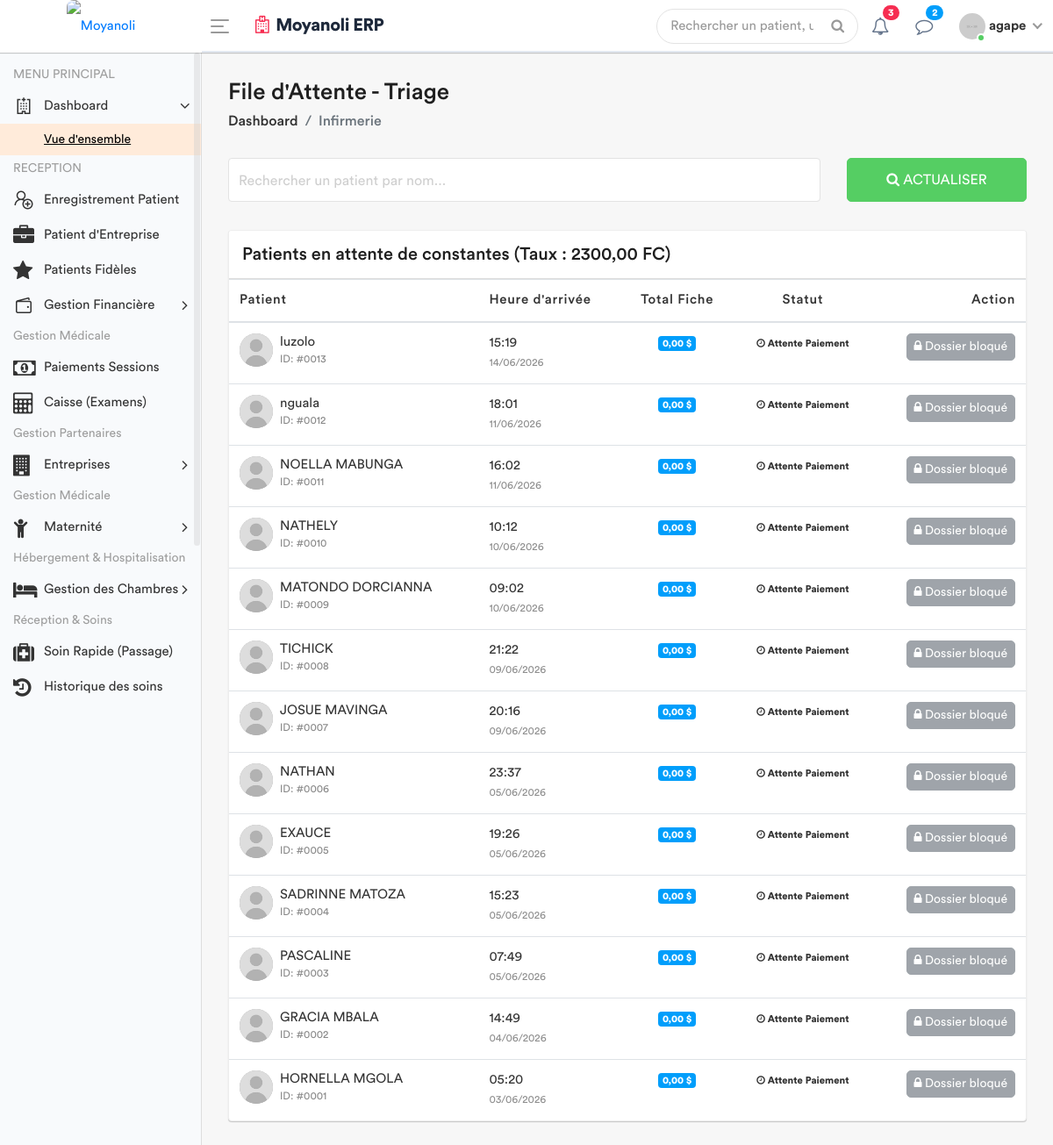
The app's page /infirmerie/attente/ (signed in), older data.
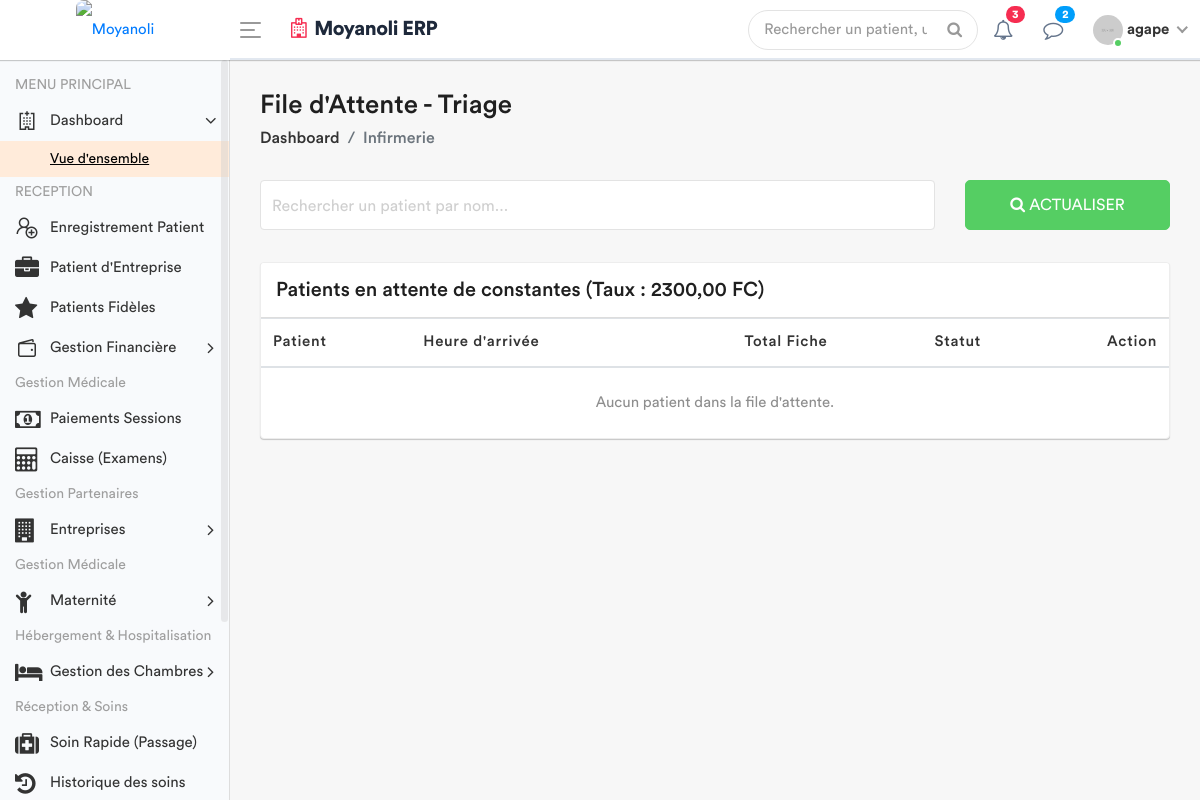
The same page, newer data.
### apps/models.py (models this page shows, shortened)
class Patient(models.Model):
    TYPE_CHOICES = [
        ('SIMPLE', 'Patient Simple'),
        ('FIDELE', 'Patient Fidèle'),
        ('CONVENTIONNE', 'Patient Conventionné'),
    ]
    code_patient = models.CharField(max_length=20, unique=True, editable=False)
    noms = models.CharField(max_length=100)
    service = models.ForeignKey('Service', on_delete=models.PROTECT, related_name='patients', null=True)
    sexe = models.CharField(max_length=1, choices=[('M', 'Masculin'), ('F', 'Féminin')])
    age = models.CharField(max_length=30)
    adresse = models.TextField()
    telephone = models.CharField(max_length=20)
    type_patient = models.CharField(max_length=15, choices=TYPE_CHOICES, default='SIMPLE')
    a_carte_fidelite = models.BooleanField(default=False, verbose_name="Possède carte de fidélité")
    entreprise = models.ForeignKey(
        'Entreprise',
        on_delete=models.SET_NULL,
        null=True,
        blank=True,
        related_name='patients',
        verbose_name="Entreprise (si conventionné)"
    )
    fiche_payee = models.BooleanField(default=False)
    created_by = models.ForeignKey(User, on_delete=models.SET_NULL, null=True, related_name='patients_crees')
    date_creation = models.DateTimeField(auto_now_add=True)
    date_modification = models.DateTimeField(auto_now=True)

### apps/views.py (the view)
# urls.py: path('infirmerie/attente/', views.liste_attente_triage, name='liste_attente_triage'),
@login_required
def liste_attente_triage(request):
    config = ConfigurationHopital.objects.first()
    taux = config.taux_usd_en_cdf if config else 2300.00
    patients_liste = Patient.objects.all().order_by('-date_creation')
    for patient in patients_liste:
        paiements = Paiement.objects.filter(patient=patient, service='FICHE')
        total_usd = 0
        for p in paiements:
            if p.devise == 'USD':
                total_usd += p.montant_verse
            else:
                total_usd += (p.montant_verse / taux)
        patient.total_fiche_usd = total_usd
        patient.a_solde_fiche = total_usd >= 6.00
        patient.a_signes_vitaux_deja_pris = SigneVital.objects.filter(patient=patient).exists()
    role = Fonction.objects.filter(userKey=request.user).first()
    fonctionKey = role.fonctionKey.roleName if role else None
    return render(request, 'back-end/infirmerie/liste_attente.html', {
        'patients': patients_liste,
        'taux': taux,
        'fonctionKey': fonctionKey
    })

### apps/templates/back-end/infirmerie/liste_attente.html (shortened to what the changed rows need)
<!DOCTYPE html>
{% load static %}
<html lang="fr">
    <head>
        {% include 'back-end/includes/css.html' %}
    </head>
    <body>
        <div class="main-wrapper">
            <div class="page-wrapper">
                <div class="content container-fluid">
                    <div class="card card-table mt-3">
                        <div class="card-body">
                            <div class="table-responsive">
                                <table class="table table-hover table-center mb-0" id="patientTable">
                                    <thead>
                                        <tr>
                                            <th>Patient</th>
                                            <th>Heure d'arrivée</th>
                                            <th class="text-center">Total Fiche</th>
                                            <th class="text-center">Statut</th>
                                            <th class="text-right">Action</th>
                                        </tr>
                                    </thead>
                                    <tbody>
                                        {% for patient in patients %}
                                        <tr>
                                            <td>
                                                <h2 class="table-avatar">
                                                    <a href="#" class="avatar avatar-sm mr-2">
                                                        <img class="avatar-img rounded-circle" src="{% static 'back-end/assets/img/user.jpg' %}" alt="User">
                                                    </a>
                                                    <a href="#">{{ patient.noms }} <span>ID: #{{ patient.id|stringformat:"04d" }}</span></a>
                                                </h2>
                                            </td>
                                            <td>{{ patient.date_creation|date:"H:i" }} <br><small class="text-muted">{{ patient.date_creation|date:"d/m/Y" }}</small></td>
                                            <td class="text-center">
                                                <span class="badge badge-info">{{ patient.total_fiche_usd|floatformat:2 }} $</span>
                                            </td>
                                            <td class="text-center">
                                                {% if patient.a_solde_fiche %}
                                                    <span class="badge badge-success-border"><i class="fa fa-check-circle"></i> Prêt pour triage</span>
                                                {% else %}
                                                    <span class="badge badge-danger-border"><i class="fa fa-clock-o"></i> Attente Paiement</span>
                                                {% endif %}
                                            </td>
                                            <td class="text-right">
                                                {% if not patient.a_solde_fiche %}
                                                    <button class="btn btn-secondary btn-sm" disabled title="Le patient doit d'abord solder la fiche (6 USD)">
                                                        <i class="fa fa-lock"></i> Dossier bloqué
                                                    </button>
                                                {% elif patient.a_signes_vitaux_deja_pris %}
                                                    <button class="btn btn-warning btn-sm" disabled title="Les signes vitaux ont déjà été saisis pour ce patient">
                                                        <i class="fa fa-check-square"></i> Déjà prélevé
                                                    </button>
                                                {% else %}
                                                    <a href="{% url 'saisir_signes' patient.id %}" class="btn btn-primary btn-sm">
                                                        <i class="fa fa-stethoscope"></i> Prélèvement Signes Vitaux
                                                    </a>
                                                {% endif %}
                                            </td>
                                        </tr>
                                        {% empty %}
                                        <tr>
                                            <td colspan="5" class="text-center py-4">
                                                <div class="text-muted">Aucun patient dans la file d'attente.</div>
                                            </td>
                                        </tr>
                                        {% endfor %}
                                    </tbody>
                                </table>
                            </div>
                        </div>
                    </div>
                </div>
            </div>
        </div>
    </body>
</html>

Row changes from the older to the newer data that the page shows:
removed Patient: noms "luzolo", id "0013", date_creation "15:19", date_creation "14/06/2026", total_fiche_usd "0,00", shows "Attente Paiement", shows "Dossier bloqué"
removed Patient: noms "nguala", id "0012", date_creation "18:01", date_creation "11/06/2026", total_fiche_usd "0,00", shows "Attente Paiement", shows "Dossier bloqué"
removed Patient: noms "NOELLA MABUNGA", id "0011", date_creation "16:02", date_creation "11/06/2026", total_fiche_usd "0,00", shows "Attente Paiement", shows "Dossier bloqué"
removed Patient: noms "NATHELY", id "0010", date_creation "10:12", date_creation "10/06/2026", total_fiche_usd "0,00", shows "Attente Paiement", shows "Dossier bloqué"
removed Patient: noms "MATONDO DORCIANNA", id "0009", date_creation "09:02", date_creation "10/06/2026", total_fiche_usd "0,00", shows "Attente Paiement", shows "Dossier bloqué"
removed Patient: noms "TICHICK", id "0008", date_creation "21:22", date_creation "09/06/2026", total_fiche_usd "0,00", shows "Attente Paiement", shows "Dossier bloqué"
removed Patient: noms "JOSUE MAVINGA", id "0007", date_creation "20:16", date_creation "09/06/2026", total_fiche_usd "0,00", shows "Attente Paiement", shows "Dossier bloqué"
removed Patient: noms "NATHAN", id "0006", date_creation "23:37", date_creation "05/06/2026", total_fiche_usd "0,00", shows "Attente Paiement", shows "Dossier bloqué"
removed Patient: noms "EXAUCE", id "0005", date_creation "19:26", date_creation "05/06/2026", total_fiche_usd "0,00", shows "Attente Paiement", shows "Dossier bloqué"
removed Patient: noms "SADRINNE MATOZA", id "0004", date_creation "15:23", date_creation "05/06/2026", total_fiche_usd "0,00", shows "Attente Paiement", shows "Dossier bloqué"
removed Patient: noms "PASCALINE", id "0003", date_creation "07:49", date_creation "05/06/2026", total_fiche_usd "0,00", shows "Attente Paiement", shows "Dossier bloqué"
removed Patient: noms "GRACIA MBALA", id "0002", date_creation "14:49", date_creation "04/06/2026", total_fiche_usd "0,00", shows "Attente Paiement", shows "Dossier bloqué"
removed Patient: noms "HORNELLA MGOLA", id "0001", date_creation "05:20", date_creation "03/06/2026", total_fiche_usd "0,00", shows "Attente Paiement", shows "Dossier bloqué"
Text that changed along with them:
text now shown: "Aucun patient dans la file d'attente."
